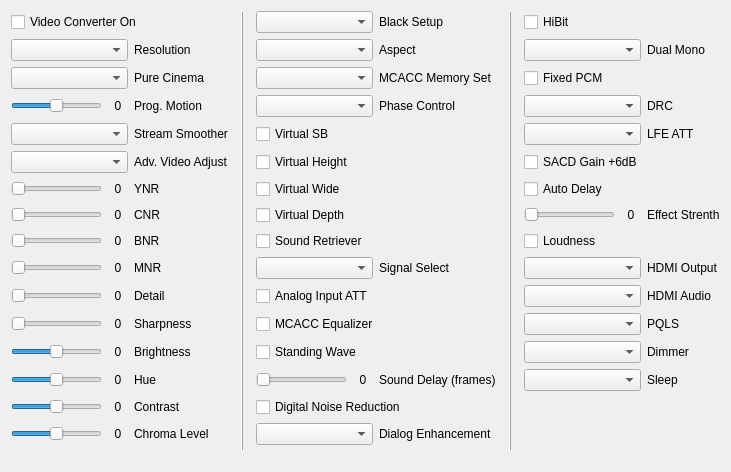
<?xml version="1.0" encoding="UTF-8"?>
<ui version="4.0">
 <class>AVSettingsDialog</class>
 <widget class="QDialog" name="AVSettingsDialog">
  <property name="geometry">
   <rect>
    <x>0</x>
    <y>0</y>
    <width>731</width>
    <height>472</height>
   </rect>
  </property>
  <property name="windowTitle">
   <string>Audio/ Video Settings</string>
  </property>
  <layout class="QVBoxLayout" name="verticalLayout">
   <item>
    <layout class="QGridLayout" name="gridLayout">
     <item row="1" column="4">
      <widget class="QLabel" name="label_16">
       <property name="text">
        <string>Aspect</string>
       </property>
      </widget>
     </item>
     <item row="9" column="3">
      <widget class="QComboBox" name="SignalSelectComboBox"/>
     </item>
     <item row="1" column="6">
      <widget class="QComboBox" name="DualMonoComboBox"/>
     </item>
     <item row="5" column="1">
      <widget class="QLabel" name="label_6">
       <property name="text">
        <string>Adv. Video Adjust</string>
       </property>
      </widget>
     </item>
     <item row="5" column="0">
      <widget class="QComboBox" name="AdvancedVideoAdjustComboBox"/>
     </item>
     <item row="13" column="4">
      <widget class="QLabel" name="label_28">
       <property name="text">
        <string>Sound Delay (frames)</string>
       </property>
      </widget>
     </item>
     <item row="1" column="7">
      <widget class="QLabel" name="label_32">
       <property name="text">
        <string>Dual Mono</string>
       </property>
      </widget>
     </item>
     <item row="1" column="3">
      <widget class="QComboBox" name="AspectComboBox"/>
     </item>
     <item row="0" column="3">
      <widget class="QComboBox" name="BlackSetupComboBox"/>
     </item>
     <item row="15" column="4">
      <widget class="QLabel" name="label_30">
       <property name="text">
        <string>Dialog Enhancement</string>
       </property>
      </widget>
     </item>
     <item row="12" column="1">
      <widget class="QLabel" name="label_11">
       <property name="text">
        <string>Brightness</string>
       </property>
      </widget>
     </item>
     <item row="8" column="1">
      <widget class="QLabel" name="label_9">
       <property name="text">
        <string>BNR</string>
       </property>
      </widget>
     </item>
     <item row="9" column="1">
      <widget class="QLabel" name="label_10">
       <property name="text">
        <string>MNR</string>
       </property>
      </widget>
     </item>
     <item row="11" column="1">
      <widget class="QLabel" name="label_46">
       <property name="text">
        <string>Sharpness</string>
       </property>
      </widget>
     </item>
     <item row="10" column="1">
      <widget class="QLabel" name="label_45">
       <property name="text">
        <string>Detail</string>
       </property>
      </widget>
     </item>
     <item row="13" column="1">
      <widget class="QLabel" name="label_12">
       <property name="text">
        <string>Hue</string>
       </property>
      </widget>
     </item>
     <item row="6" column="1">
      <widget class="QLabel" name="label_7">
       <property name="text">
        <string>YNR</string>
       </property>
      </widget>
     </item>
     <item row="1" column="0">
      <widget class="QComboBox" name="ResolutionComboBox"/>
     </item>
     <item row="1" column="1">
      <widget class="QLabel" name="label_2">
       <property name="text">
        <string>Resolution</string>
       </property>
      </widget>
     </item>
     <item row="15" column="1">
      <widget class="QLabel" name="label_14">
       <property name="text">
        <string>Chroma Level</string>
       </property>
      </widget>
     </item>
     <item row="14" column="1">
      <widget class="QLabel" name="label_13">
       <property name="text">
        <string>Contrast</string>
       </property>
      </widget>
     </item>
     <item row="15" column="3">
      <widget class="QComboBox" name="DialogEnhancementComboBox"/>
     </item>
     <item row="7" column="1">
      <widget class="QLabel" name="label_8">
       <property name="text">
        <string>CNR</string>
       </property>
      </widget>
     </item>
     <item row="9" column="4">
      <widget class="QLabel" name="label_23">
       <property name="text">
        <string>Signal Select</string>
       </property>
      </widget>
     </item>
     <item row="0" column="4">
      <widget class="QLabel" name="label_15">
       <property name="text">
        <string>Black Setup</string>
       </property>
      </widget>
     </item>
     <item row="2" column="4">
      <widget class="QLabel" name="label_17">
       <property name="text">
        <string>MCACC Memory Set</string>
       </property>
      </widget>
     </item>
     <item row="2" column="1">
      <widget class="QLabel" name="label_3">
       <property name="text">
        <string>Pure Cinema</string>
       </property>
      </widget>
     </item>
     <item row="3" column="3">
      <widget class="QComboBox" name="PhaseControlComboBox"/>
     </item>
     <item row="4" column="0">
      <widget class="QComboBox" name="StreamSmootherComboBox"/>
     </item>
     <item row="2" column="0">
      <widget class="QComboBox" name="PureCinemaComboBox"/>
     </item>
     <item row="3" column="1">
      <widget class="QLabel" name="label_4">
       <property name="text">
        <string>Prog. Motion</string>
       </property>
      </widget>
     </item>
     <item row="4" column="1">
      <widget class="QLabel" name="label_5">
       <property name="text">
        <string>Stream Smoother</string>
       </property>
      </widget>
     </item>
     <item row="2" column="3">
      <widget class="QComboBox" name="MemSetNoComboBox"/>
     </item>
     <item row="3" column="4">
      <widget class="QLabel" name="label_19">
       <property name="text">
        <string>Phase Control</string>
       </property>
      </widget>
     </item>
     <item row="10" column="0">
      <layout class="QHBoxLayout" name="horizontalLayout_14">
       <item>
        <widget class="QSlider" name="DetailSlider">
         <property name="maximum">
          <number>8</number>
         </property>
         <property name="pageStep">
          <number>1</number>
         </property>
         <property name="tracking">
          <bool>false</bool>
         </property>
         <property name="orientation">
          <enum>Qt::Horizontal</enum>
         </property>
        </widget>
       </item>
       <item>
        <widget class="QLabel" name="DetailLabel">
         <property name="minimumSize">
          <size>
           <width>20</width>
           <height>0</height>
          </size>
         </property>
         <property name="text">
          <string>0</string>
         </property>
         <property name="alignment">
          <set>Qt::AlignCenter</set>
         </property>
        </widget>
       </item>
      </layout>
     </item>
     <item row="9" column="0">
      <layout class="QHBoxLayout" name="horizontalLayout_5">
       <item>
        <widget class="QSlider" name="MNRSlider">
         <property name="maximum">
          <number>8</number>
         </property>
         <property name="pageStep">
          <number>1</number>
         </property>
         <property name="tracking">
          <bool>false</bool>
         </property>
         <property name="orientation">
          <enum>Qt::Horizontal</enum>
         </property>
        </widget>
       </item>
       <item>
        <widget class="QLabel" name="MNRLabel">
         <property name="minimumSize">
          <size>
           <width>20</width>
           <height>0</height>
          </size>
         </property>
         <property name="text">
          <string>0</string>
         </property>
         <property name="alignment">
          <set>Qt::AlignCenter</set>
         </property>
        </widget>
       </item>
      </layout>
     </item>
     <item row="7" column="0">
      <layout class="QHBoxLayout" name="horizontalLayout_3">
       <item>
        <widget class="QSlider" name="CNRSlider">
         <property name="maximum">
          <number>8</number>
         </property>
         <property name="pageStep">
          <number>1</number>
         </property>
         <property name="tracking">
          <bool>false</bool>
         </property>
         <property name="orientation">
          <enum>Qt::Horizontal</enum>
         </property>
        </widget>
       </item>
       <item>
        <widget class="QLabel" name="CNRLabel">
         <property name="minimumSize">
          <size>
           <width>20</width>
           <height>0</height>
          </size>
         </property>
         <property name="text">
          <string>0</string>
         </property>
         <property name="alignment">
          <set>Qt::AlignCenter</set>
         </property>
        </widget>
       </item>
      </layout>
     </item>
     <item row="13" column="0">
      <layout class="QHBoxLayout" name="horizontalLayout_7">
       <item>
        <widget class="QSlider" name="HueSlider">
         <property name="minimum">
          <number>-6</number>
         </property>
         <property name="maximum">
          <number>6</number>
         </property>
         <property name="pageStep">
          <number>1</number>
         </property>
         <property name="tracking">
          <bool>false</bool>
         </property>
         <property name="orientation">
          <enum>Qt::Horizontal</enum>
         </property>
        </widget>
       </item>
       <item>
        <widget class="QLabel" name="HueLabel">
         <property name="minimumSize">
          <size>
           <width>20</width>
           <height>0</height>
          </size>
         </property>
         <property name="text">
          <string>0</string>
         </property>
         <property name="alignment">
          <set>Qt::AlignCenter</set>
         </property>
        </widget>
       </item>
      </layout>
     </item>
     <item row="0" column="5" rowspan="17">
      <widget class="QFrame" name="frame_2">
       <property name="minimumSize">
        <size>
         <width>16</width>
         <height>0</height>
        </size>
       </property>
       <property name="frameShape">
        <enum>QFrame::VLine</enum>
       </property>
       <property name="frameShadow">
        <enum>QFrame::Raised</enum>
       </property>
      </widget>
     </item>
     <item row="0" column="2" rowspan="17">
      <widget class="QFrame" name="frame">
       <property name="minimumSize">
        <size>
         <width>16</width>
         <height>0</height>
        </size>
       </property>
       <property name="frameShape">
        <enum>QFrame::VLine</enum>
       </property>
       <property name="frameShadow">
        <enum>QFrame::Raised</enum>
       </property>
      </widget>
     </item>
     <item row="13" column="3">
      <layout class="QHBoxLayout" name="horizontalLayout_11">
       <item>
        <widget class="QSlider" name="SoundDelaySlider">
         <property name="maximum">
          <number>100</number>
         </property>
         <property name="pageStep">
          <number>1</number>
         </property>
         <property name="tracking">
          <bool>false</bool>
         </property>
         <property name="orientation">
          <enum>Qt::Horizontal</enum>
         </property>
        </widget>
       </item>
       <item>
        <widget class="QLabel" name="SoundDelayLabel">
         <property name="minimumSize">
          <size>
           <width>20</width>
           <height>0</height>
          </size>
         </property>
         <property name="text">
          <string>0</string>
         </property>
         <property name="alignment">
          <set>Qt::AlignCenter</set>
         </property>
        </widget>
       </item>
      </layout>
     </item>
     <item row="12" column="0">
      <layout class="QHBoxLayout" name="horizontalLayout_6">
       <item>
        <widget class="QSlider" name="BrightnessSlider">
         <property name="minimum">
          <number>-6</number>
         </property>
         <property name="maximum">
          <number>6</number>
         </property>
         <property name="pageStep">
          <number>1</number>
         </property>
         <property name="tracking">
          <bool>false</bool>
         </property>
         <property name="orientation">
          <enum>Qt::Horizontal</enum>
         </property>
        </widget>
       </item>
       <item>
        <widget class="QLabel" name="BrightnessLabel">
         <property name="minimumSize">
          <size>
           <width>20</width>
           <height>0</height>
          </size>
         </property>
         <property name="text">
          <string>0</string>
         </property>
         <property name="alignment">
          <set>Qt::AlignCenter</set>
         </property>
        </widget>
       </item>
      </layout>
     </item>
     <item row="14" column="0">
      <layout class="QHBoxLayout" name="horizontalLayout_8">
       <item>
        <widget class="QSlider" name="ContrastSlider">
         <property name="minimum">
          <number>-6</number>
         </property>
         <property name="maximum">
          <number>6</number>
         </property>
         <property name="pageStep">
          <number>1</number>
         </property>
         <property name="tracking">
          <bool>false</bool>
         </property>
         <property name="orientation">
          <enum>Qt::Horizontal</enum>
         </property>
        </widget>
       </item>
       <item>
        <widget class="QLabel" name="ContrastLabel">
         <property name="minimumSize">
          <size>
           <width>20</width>
           <height>0</height>
          </size>
         </property>
         <property name="text">
          <string>0</string>
         </property>
         <property name="alignment">
          <set>Qt::AlignCenter</set>
         </property>
        </widget>
       </item>
      </layout>
     </item>
     <item row="8" column="0">
      <layout class="QHBoxLayout" name="horizontalLayout_4">
       <item>
        <widget class="QSlider" name="BNRSlider">
         <property name="maximum">
          <number>8</number>
         </property>
         <property name="pageStep">
          <number>1</number>
         </property>
         <property name="tracking">
          <bool>false</bool>
         </property>
         <property name="orientation">
          <enum>Qt::Horizontal</enum>
         </property>
        </widget>
       </item>
       <item>
        <widget class="QLabel" name="BNRLabel">
         <property name="minimumSize">
          <size>
           <width>20</width>
           <height>0</height>
          </size>
         </property>
         <property name="text">
          <string>0</string>
         </property>
         <property name="alignment">
          <set>Qt::AlignCenter</set>
         </property>
        </widget>
       </item>
      </layout>
     </item>
     <item row="6" column="0">
      <layout class="QHBoxLayout" name="horizontalLayout_2">
       <item>
        <widget class="QSlider" name="YNRSlider">
         <property name="maximum">
          <number>8</number>
         </property>
         <property name="pageStep">
          <number>1</number>
         </property>
         <property name="tracking">
          <bool>false</bool>
         </property>
         <property name="orientation">
          <enum>Qt::Horizontal</enum>
         </property>
        </widget>
       </item>
       <item>
        <widget class="QLabel" name="YNRLabel">
         <property name="minimumSize">
          <size>
           <width>20</width>
           <height>0</height>
          </size>
         </property>
         <property name="text">
          <string>0</string>
         </property>
         <property name="alignment">
          <set>Qt::AlignCenter</set>
         </property>
        </widget>
       </item>
      </layout>
     </item>
     <item row="3" column="0">
      <layout class="QHBoxLayout" name="horizontalLayout">
       <item>
        <widget class="QSlider" name="ProgMotionSlider">
         <property name="minimum">
          <number>-4</number>
         </property>
         <property name="maximum">
          <number>4</number>
         </property>
         <property name="pageStep">
          <number>1</number>
         </property>
         <property name="value">
          <number>0</number>
         </property>
         <property name="tracking">
          <bool>false</bool>
         </property>
         <property name="orientation">
          <enum>Qt::Horizontal</enum>
         </property>
        </widget>
       </item>
       <item>
        <widget class="QLabel" name="ProgMotionLabel">
         <property name="minimumSize">
          <size>
           <width>20</width>
           <height>0</height>
          </size>
         </property>
         <property name="text">
          <string>0</string>
         </property>
         <property name="alignment">
          <set>Qt::AlignCenter</set>
         </property>
        </widget>
       </item>
      </layout>
     </item>
     <item row="11" column="0">
      <layout class="QHBoxLayout" name="horizontalLayout_15">
       <item>
        <widget class="QSlider" name="SharpnessSlider">
         <property name="maximum">
          <number>8</number>
         </property>
         <property name="pageStep">
          <number>1</number>
         </property>
         <property name="tracking">
          <bool>false</bool>
         </property>
         <property name="orientation">
          <enum>Qt::Horizontal</enum>
         </property>
        </widget>
       </item>
       <item>
        <widget class="QLabel" name="SharpnessLabel">
         <property name="minimumSize">
          <size>
           <width>20</width>
           <height>0</height>
          </size>
         </property>
         <property name="text">
          <string>0</string>
         </property>
         <property name="alignment">
          <set>Qt::AlignCenter</set>
         </property>
        </widget>
       </item>
      </layout>
     </item>
     <item row="15" column="0">
      <layout class="QHBoxLayout" name="horizontalLayout_9">
       <item>
        <widget class="QSlider" name="ChromaLevelSlider">
         <property name="minimum">
          <number>-6</number>
         </property>
         <property name="maximum">
          <number>6</number>
         </property>
         <property name="pageStep">
          <number>1</number>
         </property>
         <property name="tracking">
          <bool>false</bool>
         </property>
         <property name="orientation">
          <enum>Qt::Horizontal</enum>
         </property>
        </widget>
       </item>
       <item>
        <widget class="QLabel" name="ChromaLevelLabel">
         <property name="minimumSize">
          <size>
           <width>20</width>
           <height>0</height>
          </size>
         </property>
         <property name="text">
          <string>0</string>
         </property>
         <property name="alignment">
          <set>Qt::AlignCenter</set>
         </property>
        </widget>
       </item>
      </layout>
     </item>
     <item row="7" column="6">
      <layout class="QHBoxLayout" name="horizontalLayout_13">
       <item>
        <widget class="QSlider" name="EffectStrengthSlider">
         <property name="minimum">
          <number>1</number>
         </property>
         <property name="maximum">
          <number>9</number>
         </property>
         <property name="pageStep">
          <number>1</number>
         </property>
         <property name="tracking">
          <bool>false</bool>
         </property>
         <property name="orientation">
          <enum>Qt::Horizontal</enum>
         </property>
        </widget>
       </item>
       <item>
        <widget class="QLabel" name="EffectStrengthLabel">
         <property name="minimumSize">
          <size>
           <width>20</width>
           <height>0</height>
          </size>
         </property>
         <property name="text">
          <string>0</string>
         </property>
         <property name="alignment">
          <set>Qt::AlignCenter</set>
         </property>
        </widget>
       </item>
      </layout>
     </item>
     <item row="9" column="6">
      <widget class="QComboBox" name="HDMIOutputComboBox"/>
     </item>
     <item row="10" column="6">
      <widget class="QComboBox" name="HDMIAudioComboBox"/>
     </item>
     <item row="12" column="6">
      <widget class="QComboBox" name="DimmerComboBox"/>
     </item>
     <item row="13" column="6">
      <widget class="QComboBox" name="SleepComboBox"/>
     </item>
     <item row="7" column="7">
      <widget class="QLabel" name="label_36">
       <property name="text">
        <string>Effect Strenth</string>
       </property>
      </widget>
     </item>
     <item row="9" column="7">
      <widget class="QLabel" name="label_40">
       <property name="text">
        <string>HDMI Output</string>
       </property>
      </widget>
     </item>
     <item row="10" column="7">
      <widget class="QLabel" name="label_41">
       <property name="text">
        <string>HDMI Audio</string>
       </property>
      </widget>
     </item>
     <item row="12" column="7">
      <widget class="QLabel" name="label_43">
       <property name="text">
        <string>Dimmer</string>
       </property>
      </widget>
     </item>
     <item row="13" column="7">
      <widget class="QLabel" name="label_44">
       <property name="text">
        <string>Sleep</string>
       </property>
      </widget>
     </item>
     <item row="0" column="0" colspan="2">
      <widget class="QCheckBox" name="VideoConvCheckBox">
       <property name="text">
        <string>Video Converter On</string>
       </property>
      </widget>
     </item>
     <item row="4" column="3" colspan="2">
      <widget class="QCheckBox" name="VirtualSBCheckBox">
       <property name="text">
        <string>Virtual SB</string>
       </property>
      </widget>
     </item>
     <item row="5" column="3" colspan="2">
      <widget class="QCheckBox" name="VirtualHeightCheckBox">
       <property name="text">
        <string>Virtual Height</string>
       </property>
      </widget>
     </item>
     <item row="6" column="3" colspan="2">
      <widget class="QCheckBox" name="VirtualWideCheckBox">
       <property name="text">
        <string>Virtual Wide</string>
       </property>
      </widget>
     </item>
     <item row="10" column="3" colspan="2">
      <widget class="QCheckBox" name="AnalogInputATTCheckBox">
       <property name="text">
        <string>Analog Input ATT</string>
       </property>
      </widget>
     </item>
     <item row="11" column="3" colspan="2">
      <widget class="QCheckBox" name="MCACCEQCheckBox">
       <property name="text">
        <string>MCACC Equalizer</string>
       </property>
      </widget>
     </item>
     <item row="12" column="3" colspan="2">
      <widget class="QCheckBox" name="StandingWaveCheckBox">
       <property name="text">
        <string>Standing Wave</string>
       </property>
      </widget>
     </item>
     <item row="14" column="3" colspan="2">
      <widget class="QCheckBox" name="DigitalNoiseReductionCheckBox">
       <property name="text">
        <string>Digital Noise Reduction</string>
       </property>
      </widget>
     </item>
     <item row="0" column="6" colspan="2">
      <widget class="QCheckBox" name="HiBitCheckBox">
       <property name="text">
        <string>HiBit</string>
       </property>
      </widget>
     </item>
     <item row="2" column="6" colspan="2">
      <widget class="QCheckBox" name="FixedPCMCheckBox">
       <property name="text">
        <string>Fixed PCM</string>
       </property>
      </widget>
     </item>
     <item row="5" column="6" colspan="2">
      <widget class="QCheckBox" name="SACDGainCheckBox">
       <property name="text">
        <string>SACD Gain +6dB</string>
       </property>
      </widget>
     </item>
     <item row="6" column="6" colspan="2">
      <widget class="QCheckBox" name="AutoDelayCheckBox">
       <property name="text">
        <string>Auto Delay</string>
       </property>
      </widget>
     </item>
     <item row="8" column="6" colspan="2">
      <widget class="QCheckBox" name="LoudnessCheckBox">
       <property name="text">
        <string>Loudness</string>
       </property>
      </widget>
     </item>
     <item row="7" column="3" colspan="2">
      <widget class="QCheckBox" name="VirtualDepthCheckBox">
       <property name="text">
        <string>Virtual Depth</string>
       </property>
      </widget>
     </item>
     <item row="8" column="3" colspan="2">
      <widget class="QCheckBox" name="SoundRetrieverCheckBox">
       <property name="text">
        <string>Sound Retriever</string>
       </property>
      </widget>
     </item>
     <item row="3" column="6">
      <widget class="QComboBox" name="DRCComboBox"/>
     </item>
     <item row="3" column="7">
      <widget class="QLabel" name="label_27">
       <property name="text">
        <string>DRC</string>
       </property>
      </widget>
     </item>
     <item row="4" column="7">
      <widget class="QLabel" name="label_18">
       <property name="text">
        <string>LFE ATT</string>
       </property>
      </widget>
     </item>
     <item row="4" column="6">
      <widget class="QComboBox" name="LFEATTComboBox"/>
     </item>
     <item row="11" column="6">
      <widget class="QComboBox" name="PQLSComboBox"/>
     </item>
     <item row="11" column="7">
      <widget class="QLabel" name="label">
       <property name="text">
        <string>PQLS</string>
       </property>
      </widget>
     </item>
    </layout>
   </item>
   <item>
    <spacer name="verticalSpacer">
     <property name="orientation">
      <enum>Qt::Vertical</enum>
     </property>
     <property name="sizeHint" stdset="0">
      <size>
       <width>20</width>
       <height>11</height>
      </size>
     </property>
    </spacer>
   </item>
  </layout>
 </widget>
 <resources/>
 <connections/>
</ui>
